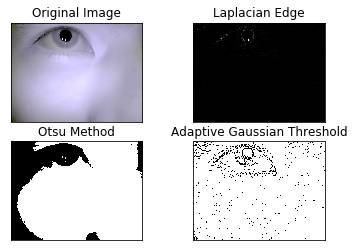
#> input picture up.png, 354 x 251 px
$ python untitled1.py
#> lines starting #> are read from the running program, lines starting #| are printed output that depends on the picture; after the words box and inside, x2 and y2 are one past the last pixel; in counts of white or black regions, pixels touching at a corner belong together
# -*- coding: utf-8 -*-
import  cv2
from matplotlib import pyplot as plt

#载入并显示图片
img=cv2.imread('up.png')
#> img is the input picture: shape (251, 354, 3); mean B, G, R 191.9, 187.9, 188.6
#cv2.imshow('1',img)
#降噪（模糊处理用来减少瑕疵点）
result = cv2.blur(img, (5,5))
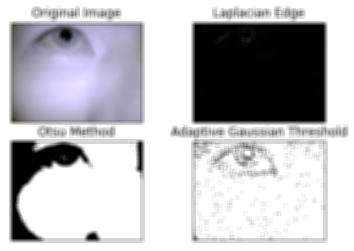
#> result: shape (251, 354, 3); mean B, G, R 191.9, 187.9, 188.6
#cv2.imshow('2',result)
#灰度化,就是去色（类似老式照片）
gray=cv2.cvtColor(result,cv2.COLOR_BGR2GRAY)
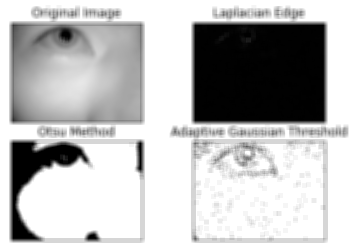
#> gray: shape (251, 354); min 0, max 255, mean 188.6
#cv2.imshow('3',gray)

#param1的具体实现，用于边缘检测
canny = cv2.Canny(img, 40, 80)
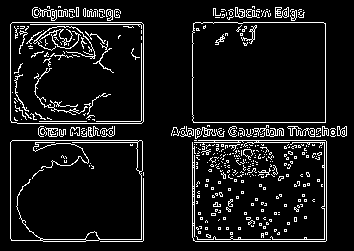
#> canny: shape (251, 354); 8.8% white in thin lines or dots, all inside (x1, y1, x2, y2) = (10, 6, 347, 242)
#cv2.imshow('4', canny)


#霍夫变换圆检测
circles=cv2.HoughCircles(gray,cv2.HOUGH_GRADIENT,1,50,param1=80,param2=30,minRadius=1,maxRadius=200)
#> circles = 19 rows, first 8: [76.5, 74.5, 67.5], [257.5, 89.5, 81.7], [246.5, 185.5, 57], [76.5, 191.5, 67.9], [205.5, 72.5, 66.9], [290.5, 215.5, 95.9], [135.5, 181.5, 60.5], [185.5, 13.5, 143.2]
#输出返回值，方便查看类型
print(circles)
#> (printed output is left out)

#输出检测到圆的个数
print(len(circles[0]))
#| 19

print('-------------我是条分割线-----------------')
#根据检测到圆的信息，画出每一个圆
for circle in circles[0]:
    #圆的基本信息
    print(circle[2])
    #坐标行列(就是圆心)
    x=int(circle[0])
    y=int(circle[1])
    #半径
    r=int(circle[2])
    if r > 60 :
        continue
    #在原图用指定颜色圈出圆，参数设定为int所以圈画存在误差
    img=cv2.circle(img,(x,y),r,(0,0,255),1,8,0)
#> this loop made 19 passes
#> (circle, x, y, r) on passes 1 to 12: ([76.5, 74.5, 67.5], 76, 74, 67), ([257.5, 89.5, 81.7], 257, 89, 81), ([246.5, 185.5, 57], 246, 185, 57), ([76.5, 191.5, 67.9], 76, 191, 67), ([205.5, 72.5, 66.9], 205, 72, 66), ([290.5, 215.5, 95.9], 290, 215, 95), ([135.5, 181.5, 60.5], 135, 181, 60), ([185.5, 13.5, 143.2], 185, 13, 143), ([126.5, 85.5, 64.7], 126, 85, 64), ([301.5, 165.5, 44.9], 301, 165, 44), ([310.5, 72.5, 66.9], 310, 72, 66), ([208.5, 148.5, 15.8], 208, 148, 15)
#| 67.5
#| 81.7
#| 57.0
#| 67.9
#| 66.9
#| 95.9
#| 60.5
#| 143.2
#> (further printed lines are left out)
#> pass 3, `img=cv2.circle(img,(x,y),r,(0,0,255),1,8,0)`:
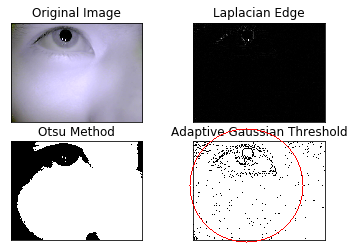
#> img: shape (251, 354, 3); 0.36% of pixels changed, all inside (x1, y1, x2, y2) = (189, 128, 304, 243)
#> after the loop:
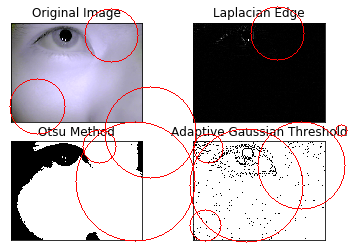
#> img: shape (251, 354, 3); 1.79% of pixels changed, all inside (x1, y1, x2, y2) = (9, 6, 348, 242)
#显示新图像
#> (the run stopped early here; a loop or call above may not have finished)

$ run again, with a-left.png copied over up.png
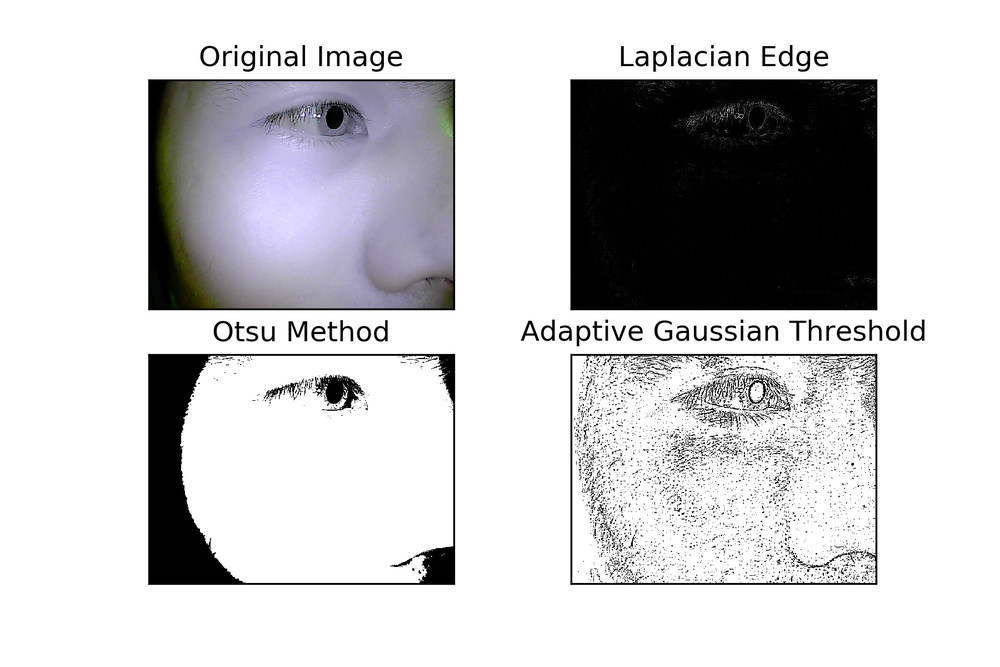
#> input picture a-left.png, 1000 x 667 px, shrunk from 1800 x 1200 before the run
#> img is the input picture: shape (667, 1000, 3); mean B, G, R 205, 203.3, 203.6
#> `canny = cv2.Canny(img, 40, 80)`:
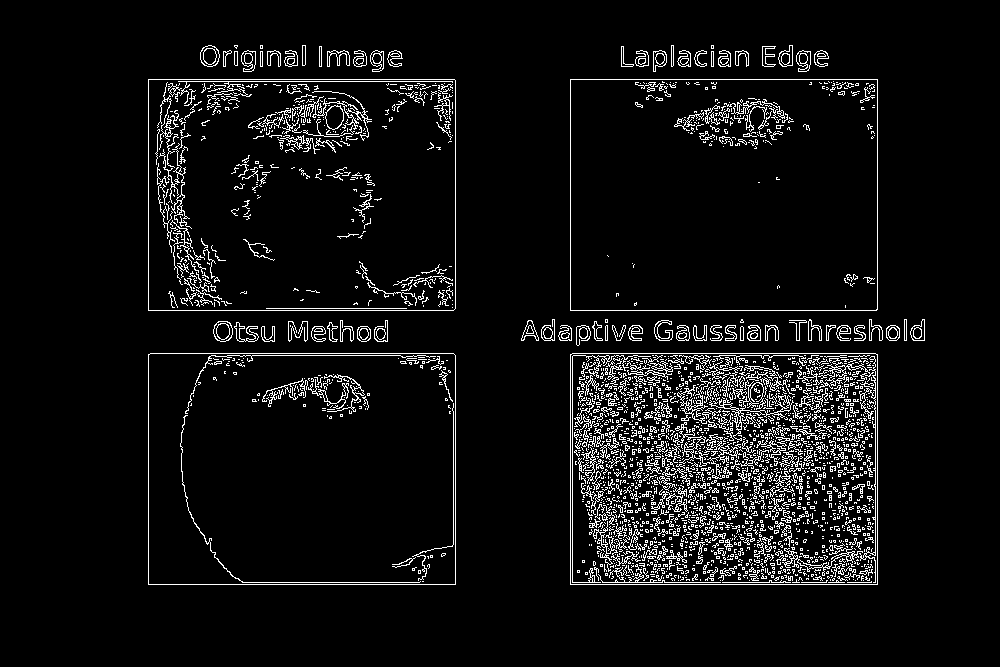
#> canny: shape (667, 1000); 6.1% white in thin lines or dots, all inside (x1, y1, x2, y2) = (148, 45, 925, 585)
#> circles = 71 rows, first 8: [754.5, 227.5, 186.2], [678.5, 254.5, 199.4], [741.5, 287.5, 173], [612.5, 277.5, 199.4], [651.5, 429.5, 69.6], [811.5, 271.5, 193.9], [725.5, 504.5, 69.6], [808.5, 494.5, 69.6]
#> (printed output is left out)
#| 71
#> the loop `for circle in circles[0]:` made 71 passes
#> (circle, x, y, r) on passes 1 to 8: ([754.5, 227.5, 186.2], 754, 227, 186), ([678.5, 254.5, 199.4], 678, 254, 199), ([741.5, 287.5, 173], 741, 287, 173), ([612.5, 277.5, 199.4], 612, 277, 199), ([651.5, 429.5, 69.6], 651, 429, 69), ([811.5, 271.5, 193.9], 811, 271, 193), ([725.5, 504.5, 69.6], 725, 504, 69), ([808.5, 494.5, 69.6], 808, 494, 69)
#> (printed output is left out)
#> after the loop `for circle in circles[0]:`:
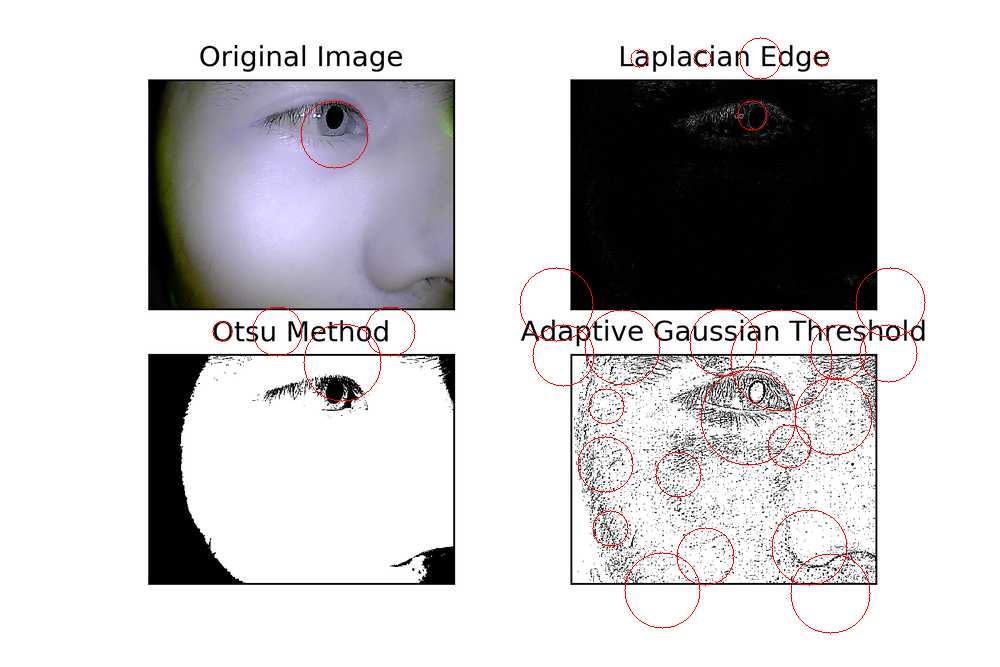
#> img: shape (667, 1000, 3); 0.68% of pixels changed, all inside (x1, y1, x2, y2) = (212, 37, 926, 634)

$ run again, with a-up.png copied over up.png
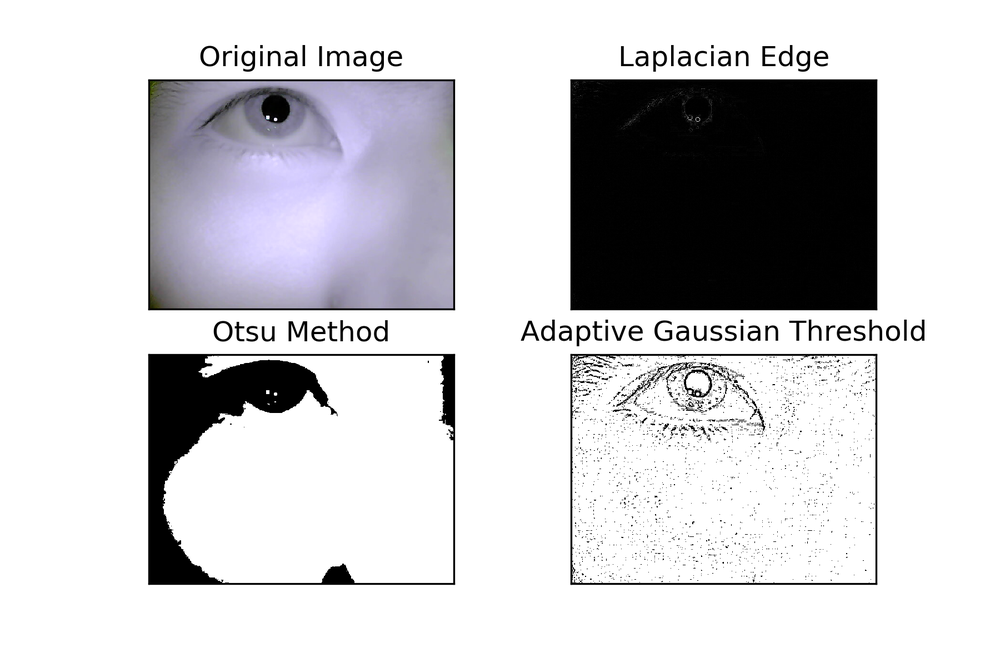
#> input picture a-up.png, 1000 x 667 px, shrunk from 1800 x 1200 before the run
#> img is the input picture: shape (667, 1000, 3); mean B, G, R 209.9, 207.1, 207.6
#> `canny = cv2.Canny(img, 40, 80)`:
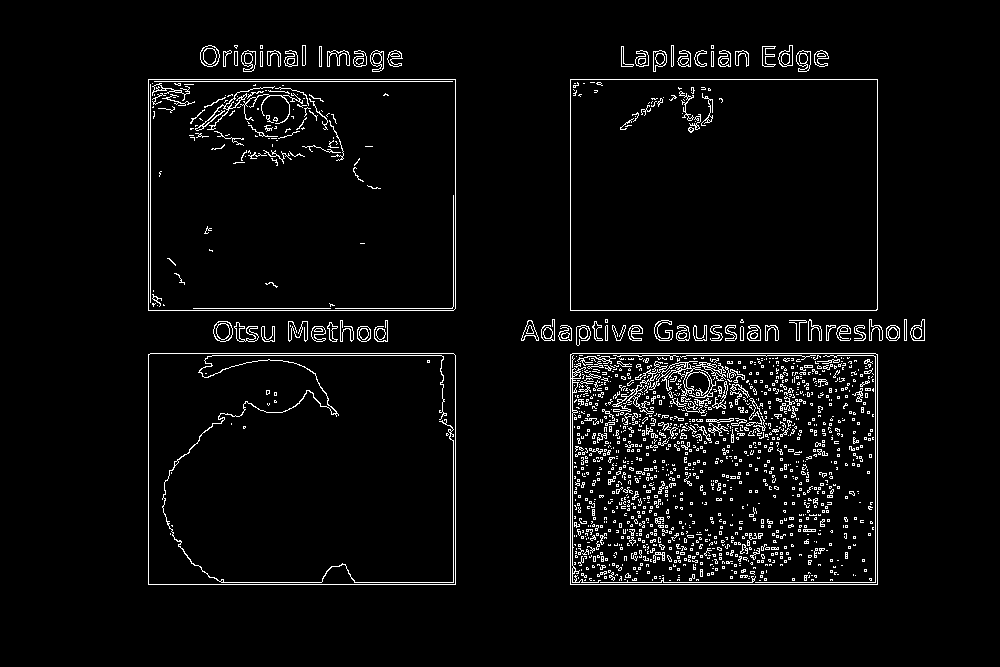
#> canny: shape (667, 1000); 4.1% white in thin lines or dots, all inside (x1, y1, x2, y2) = (148, 45, 925, 585)
#> circles = 46 rows, first 8: [706.5, 251.5, 171.9], [759.5, 243.5, 190.6], [727.5, 473.5, 150.9], [676.5, 477.5, 108.9], [832.5, 447.5, 138.9], [777.5, 457.5, 129], [640.5, 246.5, 189.5], [705.5, 302.5, 136.6]
#> (printed output is left out)
#| 46
#> the loop `for circle in circles[0]:` made 46 passes
#> (circle, x, y, r) on passes 1 to 8: ([706.5, 251.5, 171.9], 706, 251, 171), ([759.5, 243.5, 190.6], 759, 243, 190), ([727.5, 473.5, 150.9], 727, 473, 150), ([676.5, 477.5, 108.9], 676, 477, 108), ([832.5, 447.5, 138.9], 832, 447, 138), ([777.5, 457.5, 129], 777, 457, 129), ([640.5, 246.5, 189.5], 640, 246, 189), ([705.5, 302.5, 136.6], 705, 302, 136)
#> (printed output is left out)
#> after the loop `for circle in circles[0]:`:
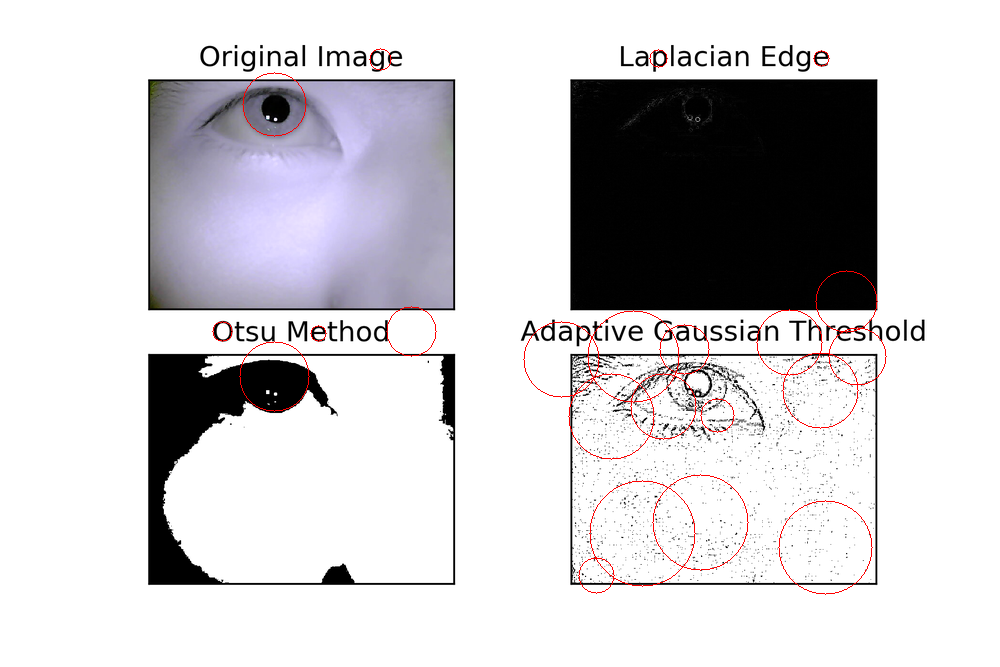
#> img: shape (667, 1000, 3); 0.53% of pixels changed, all inside (x1, y1, x2, y2) = (212, 48, 887, 595)
